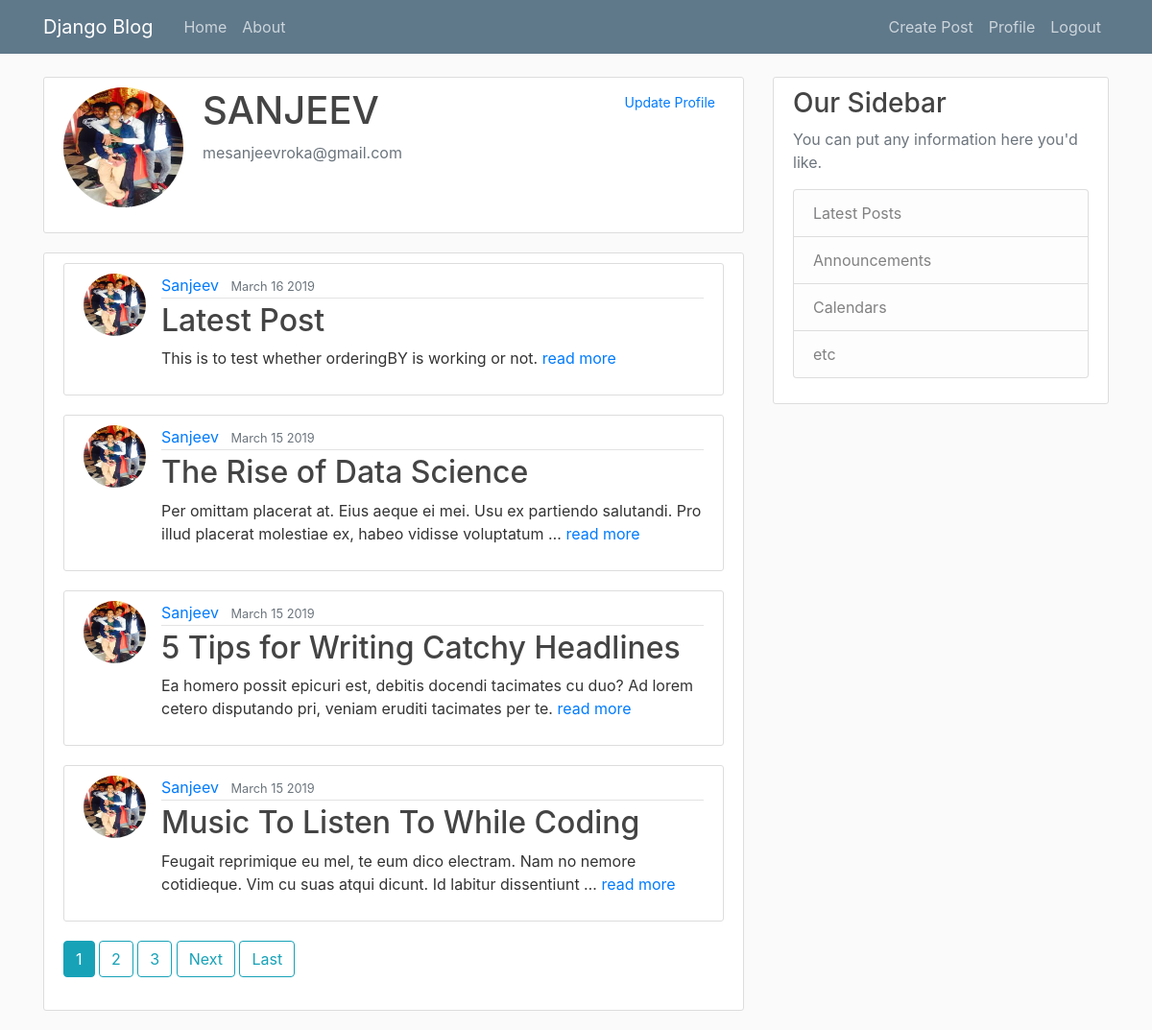
/profile/1/ (signed in), run on the app's committed database.
### users/models.py (models this page shows, shortened)
class Profile(models.Model):
    user = models.OneToOneField(User, on_delete=models.CASCADE)
    image = models.ImageField(default='default.jpg', upload_to='profile_pics')

### blog/models.py (models this page shows, shortened)
class Post(models.Model):
    title = models.CharField(max_length=100)
    content = models.TextField()
    date_posted = models.DateTimeField(default=timezone.now)
    author = models.ForeignKey(User, on_delete=models.CASCADE)

### users/views.py (the view)
# urls.py: path('profile/<int:uid>/', user_views.profile, name='profile'),
@login_required
def profile(request, uid):
    user = User.objects.filter(pk=uid).first()
    posts = Post.objects.filter(author_id=uid).order_by('-date_posted')
    paginate = Paginator(posts, per_page=4)
    page = request.GET.get('page')
    page_obj = paginate.get_page(page)
    context = {
        'puser': user,
        'page_obj': page_obj,
    }
    return render(request, 'users/profile.html', context)

### users/templates/users/profile.html
{%  extends 'blog/base.html' %}
{% load crispy_forms_tags %}
{% block content %}
   <div class="content-section">
       <div class="media">
           <img class="rounded-circle account-img" src="{{ puser.profile.image.url }}">
           <div class="media-body">
               {% if user == puser %}
                   <a href="{% url 'update-profile' puser.id %}" style="float:right;" class="btn btn-sm mb-3"> Update Profile</a>
               {% endif %}
               <h2 class="account-heading">{{ puser.username|upper }}</h2>
               <p class="text-secondary"> {{ puser.email }}</p>
           </div>
       </div>
    </div>
    <div class ="content-section">
       {% for post in page_obj %}
            <article class="media content-section">
                <img class="rounded-circle article-img" src="{{ post.author.profile.image.url }}">
                <div class="media-body">
                    <div class="article-metadata">
                        <a class="mr-2" href="{% url 'profile' post.author.id %}">{{ post.author }}</a>
                        <small class="text-muted">{{ post.date_posted | date:"F d Y" }}</small>
                    </div>
                    <h2><a class="article-title" href="{% url 'post-detail' post.id %}">{{ post.title }}</a></h2>
                    <p class="article-content">{{ post.content|truncatewords:"20"}}  <a href="{% url 'post-detail' post.id %}"> read more </a></p>
                </div>
            </article>
       {% endfor %}
    {% include 'blog/snippets/paginate.html' %}
   </div>
{% endblock content %}

### blog/static/blog/css/main.css (style rules this page uses)
body { background: #fafafa; color: #333333; margin-top: 5rem; }
h1, h2, h3, h4, h5, h6 { color: #444444; }
.content-section { background: #ffffff; padding: 10px 20px; border: 1px solid #dddddd; border-radius: 3px; margin-bottom: 20px; }
.article-title { color: #444444; }
.article-content { white-space: pre-line; }
.article-img { height: 65px; width: 65px; margin-right: 16px; }
.article-metadata { padding-bottom: 1px; margin-bottom: 4px; border-bottom: 1px solid #e3e3e3 }
.account-img { height: 125px; width: 125px; margin-right: 20px; margin-bottom: 16px; }
.account-heading { font-size: 2.5rem; }

### data on the page
Post: author.profile.image (picture), author "Sanjeev", date_posted "March 16 2019", title "Latest Post", content "This is to test whether orderingBY is working or not."
Post: author.profile.image (picture), author "Sanjeev", date_posted "March 15 2019", title "The Rise of Data Science", content "Per omittam placerat at. Eius aeque ei mei. Usu ex partiendo salutandi. Pro illud placerat molestiae ex, habeo vidisse voluptatum …"
Post: author.profile.image (picture), author "Sanjeev", date_posted "March 15 2019", title "5 Tips for Writing Catchy Headlines", content "Ea homero possit epicuri est, debitis docendi tacimates cu duo? Ad lorem cetero disputando pri, veniam eruditi tacimates per te."
Post: author.profile.image (picture), author "Sanjeev", date_posted "March 15 2019", title "Music To Listen To While Coding", content "Feugait reprimique eu mel, te eum dico electram. Nam no nemore cotidieque. Vim cu suas atqui dicunt. Id labitur dissentiunt …"

### other printed values
{{ puser.username|upper }} "SANJEEV"
{{ puser.email }} "mesanjeevroka@gmail.com"
{{ num }} "1"
{{ num }} "2" "3"
